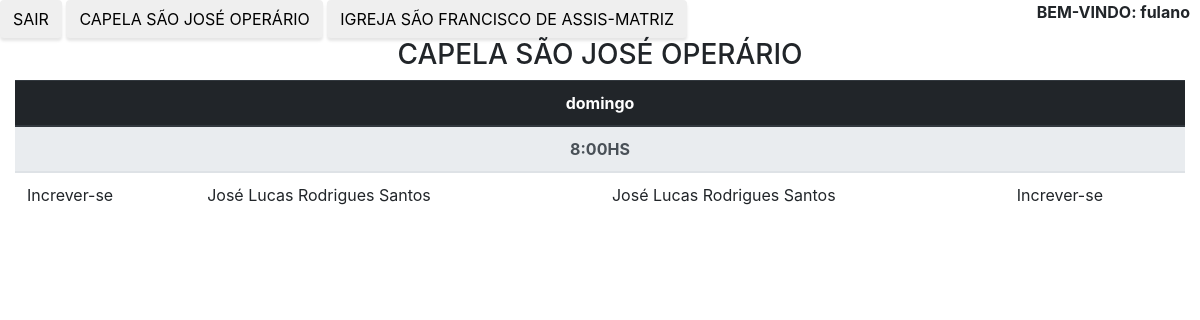
The app's page /?pag=1&opcao=1 (signed in) with its own data.
### tables this page shows
CREATE TABLE `escala_igreja` (
  `segunda_manha1` varchar(255) NOT NULL,
  `segunda_manha2` varchar(255) NOT NULL,
  `segunda_noite1` varchar(255) NOT NULL,
  `segunda_noite2` varchar(255) NOT NULL,
  `terca_manha1` varchar(255) NOT NULL,
  `terca_manha2` varchar(255) NOT NULL,
  `terca_noite1` varchar(255) NOT NULL,
  `terca_noite2` varchar(255) NOT NULL,
  `quarta_manha1` varchar(255) NOT NULL,
  `quarta_manha2` varchar(255) NOT NULL,
  `quarta_noite1` varchar(255) NOT NULL,
  `quarta_noite2` varchar(255) NOT NULL,
  `quinta_manha1` varchar(255) NOT NULL,
  `quinta_manha2` varchar(255) NOT NULL,
  `quinta_noite1` varchar(255) NOT NULL,
  `quinta_noite2` varchar(255) NOT NULL,
  `sexta_manha1` varchar(255) NOT NULL,
  `sexta_manha2` varchar(255) NOT NULL,
  `sexta_noite1` varchar(255) NOT NULL,
  `sexta_noite2` varchar(255) NOT NULL,
  `sabado_manha1` varchar(255) NOT NULL,
  `sabado_manha2` varchar(255) NOT NULL,
  `sabado_noite1` varchar(255) NOT NULL,
  `sabado_noite2` varchar(255) NOT NULL,
  `sabado_noite3` varchar(255) NOT NULL,
  `sabado_noite4` varchar(255) NOT NULL,
  `domingo_manhaA1` varchar(255) NOT NULL,
  `domingo_manhaA2` varchar(255) NOT NULL,
  `domingo_manhaA3` varchar(255) NOT NULL,
  `domingo_manhaA4` varchar(255) NOT NULL,
  `domingo_manhaB1` varchar(255) NOT NULL,
  `domingo_manhaB2` varchar(255) NOT NULL,
  `domingo_manhaB3` varchar(255) NOT NULL,
  `domingo_manhaB4` varchar(255) NOT NULL,
  `domingo_tarde1` varchar(255) NOT NULL,
  `domingo_tarde2` varchar(255) NOT NULL,
  `domingo_tarde3` varchar(255) NOT NULL,
  `domingo_tarde4` varchar(255) NOT NULL,
  `domingo_noite1` varchar(255) NOT NULL,
  `domingo_noite2` varchar(255) NOT NULL,
  `domingo_noite3` varchar(255) NOT NULL,
  `domingo_noite4` varchar(255) NOT NULL,
  `domingo_capela1` varchar(255) NOT NULL,
  `domingo_capela2` varchar(255) NOT NULL,
  `domingo_capela3` varchar(255) NOT NULL,
  `domingo_capela4` varchar(255) NOT NULL,
  `mes` varchar(2) NOT NULL,
  `id` int(11) NOT NULL
);

### tabela_capela.php (the view)
<?php
	$sql= "SELECT * FROM escala_igreja ";
	$result = mysqli_query($conn,$sql);
	$row =  mysqli_fetch_assoc($result);
	$domingo_capela1 =@$row['domingo_capela1']?"<a href='crud.php?ok_escala=true&domingo_capela1=false'>".$row['domingo_capela1']."</a>":"<a href='crud.php?ok_escala=true&domingo_capela1=true'>Increver-se</a>";
	$domingo_capela2 =@$row['domingo_capela2']?"<a href='crud.php?ok_escala=true&domingo_capela2=false'>".$row['domingo_capela2']."</a>":"<a href='crud.php?ok_escala=true&domingo_capela2=true'>Increver-se</a>";
	$domingo_capela3 =@$row['domingo_capela3']?"<a href='crud.php?ok_escala=true&domingo_capela3=false'>".$row['domingo_capela3']."</a>":"<a href='crud.php?ok_escala=true&domingo_capela3=true'>Increver-se</a>";
	$domingo_capela4 =@$row['domingo_capela4']?"<a href='crud.php?ok_escala=true&domingo_capela4=false'>".$row['domingo_capela4']."</a>":"<a href='crud.php?ok_escala=true&domingo_capela4=true'>Increver-se</a>";
	 $sql= "SELECT presenca FROM inscrever WHERE presenca != '2' AND cpf='".@$_SESSION['cpf']."' ";
	$result1 = mysqli_query($conn,$sql);
	$row1 =  mysqli_fetch_assoc($result1);
	if(isset($row1['presenca'])){
		$domingo_capela1 =@$row['domingo_capela1']?$row['domingo_capela1']:"Increver-se";
		$domingo_capela2 =@$row['domingo_capela2']?$row['domingo_capela2']:"Increver-se";
		$domingo_capela3 =@$row['domingo_capela3']?$row['domingo_capela3']:"Increver-se";
		$domingo_capela4 =@$row['domingo_capela4']?$row['domingo_capela4']:"Increver-se";
	}
	echo $tabela=	"
	<h3 align='center'>CAPELA SÃO JOSÉ OPERÁRIO</h3>
		<div class='container-fluid '>
	<table class='table'align='center'>
		    	<thead class='thead-dark'>
		    		<tr align='center'>
		    		<th colspan='12'>domingo</th>
		    		</tr>
		    	</thead>
		    	 <thead class='thead-light'>
		    		<tr align='center'>
		    		<th colspan='12'>8:00HS</th>
		    		</tr>
		    	</thead>
		    	 <tr>
			      <td colspan='3'> $domingo_capela1</td>
			      <td colspan='3'> $domingo_capela2</td>
			      <td colspan='3'> $domingo_capela3</td>
			      <td colspan='3'> $domingo_capela4</td>
			    </tr>
		</table>
		</div>";
?>

### css/style.css (style rules this page uses)
body { background-image: ; transition: background 2s linear, border 3s; margin: 0; padding: 0; height: 100vh; }

### records on screen
escala_igreja: domingo_capela1 "Increver-se", domingo_capela2 "José Lucas Rodrigues Santos", domingo_capela3 "José Lucas Rodrigues Santos", domingo_capela4 "Increver-se"
